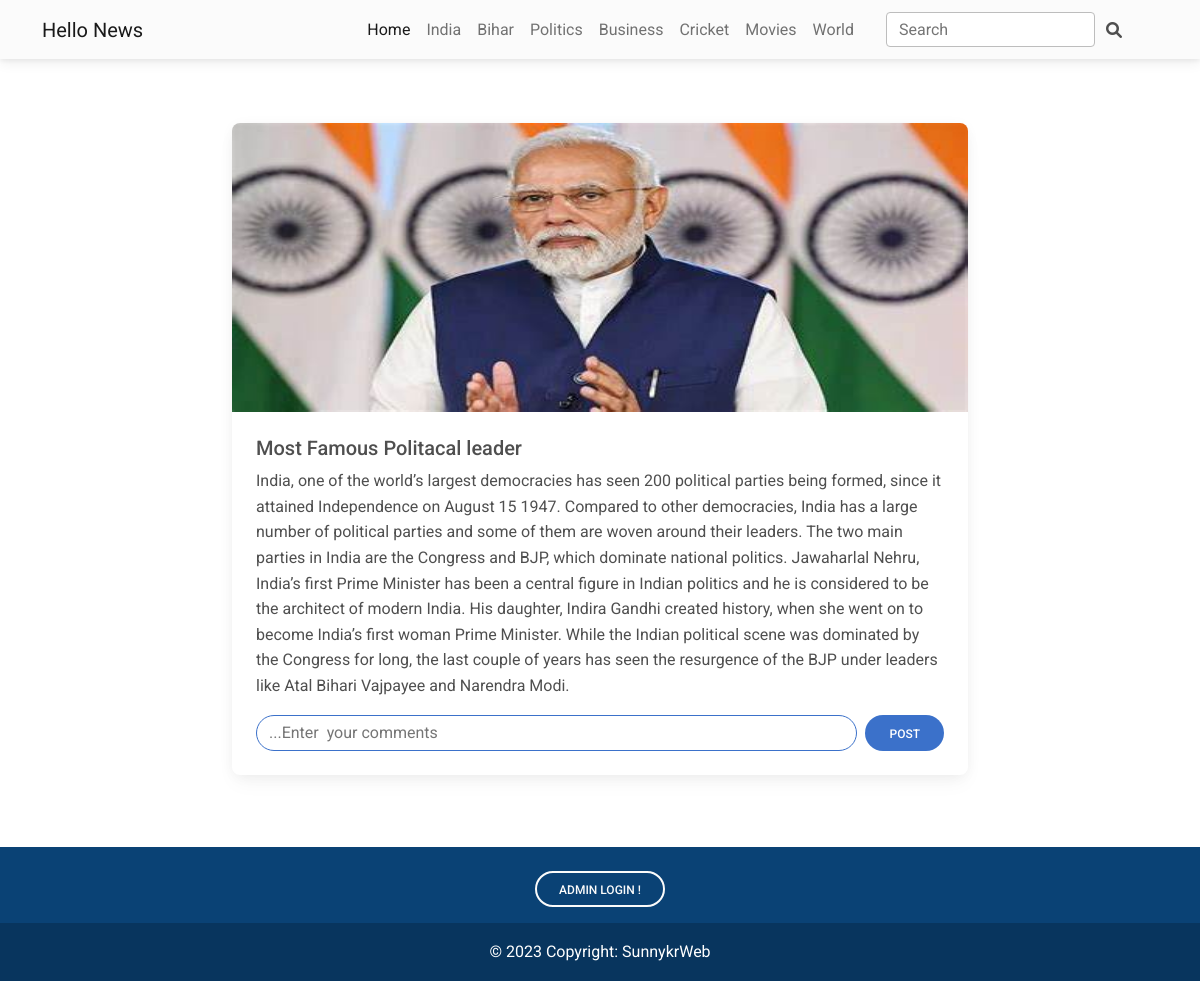
Screenshot of /posted_news.php?serial_no=17 with the database file from the repository.
### tables this page shows
CREATE TABLE `add_post` (
  `s_no` int(255) NOT NULL,
  `post_title` varchar(255) NOT NULL,
  `post_category` varchar(255) NOT NULL,
  `post_subcategory` varchar(255) NOT NULL,
  `post_image` varchar(255) NOT NULL,
  `post_descrition` longblob NOT NULL,
  `posting_date` timestamp NOT NULL DEFAULT current_timestamp() ON UPDATE current_timestamp()
);

### posted_news.php (the view, shortened to what this page needs)
<!DOCTYPE html>
<html lang="en">
<head>
    <link
       href="https://cdnjs.cloudflare.com/ajax/libs/font-awesome/6.0.0/css/all.min.css"
       rel="stylesheet"
     />
     <link
       href="https://cdnjs.cloudflare.com/ajax/libs/mdb-ui-kit/6.3.0/mdb.min.css"
       rel="stylesheet"
     />
</head>
<body>
    <?php
        include('Navbar.php');
    ?>
<div class="container ">
    <div class="row mt-5">
    <div class="col-md-2 col-0  "></div>
      <?php
     include('db/database.php');
     $sl_no=$_GET['serial_no'];
     $select="Select * from  add_post where s_no='$sl_no'";
     $select_query=mysqli_query($con,$select);
     if($row=mysqli_fetch_assoc($select_query))
     {
        $new_title=$row['post_title'];
        $post_description=$row['post_descrition'];
        $post_image=$row['post_image'];
    ?>
          <div class="col-md-8 col-12 my-md-0 my-1">
                <div class="card my-3" style="width:100%;height:90%;">
                  <div class="bg-image hover-overlay ripple" data-mdb-ripple-color="light" style="width:100%;height:330px;">
                    <img src='<?php echo $post_image; ?>'  alt='photo' class="img-fluid w-100 h-100" />
                  </div>
                  <form action="<?php echo($_SERVER['PHP_SELF']) ?>" method="POST">
                      <div class="card-body">
                        <h5 class="card-title"><?php echo $new_title;  ?></h5>
                        <p class="card-text"><?php echo $post_description;  ?></p>
                            <div class="d-flex">
                              <input type="text" class="form-control border border-primary rounded-pill" name="comments" placeholder="...Enter  your comments " />
                               <button type="Submit" name="submit" class="btn btn-primary rounded-pill shadow-0 ms-2">POST</button>
                              </div>
                      </div>
                  </form>
                </div>
            </div>
      <?php
         }
        ?>
    <div class="col-md-2 col-0  "></div>
    </div>
  </div>
  <?php
      include('footer.php');
  ?>
</body>
</html>

### rows the page displays
add_post: post_image (picture), post_title "Most Famous Politacal leader", post_descrition "India, one of the world’s largest democracies has seen 200 political parties being formed, since it attained Independence on August 15 1947. Compared to other democracies, India has a large number of political parties and some of them are woven around their leaders. The two main parties in India are the Congress and BJP, which dominate national politics. Jawaharlal Nehru, India’s first Prime Minister has been a central figure in Indian politics and he is considered to be the architect of modern India. His daughter, Indira Gandhi created history, when she went on to become India’s first woman Prime Minister. While the Indian political scene was dominated by the Congress for long, the last…"
